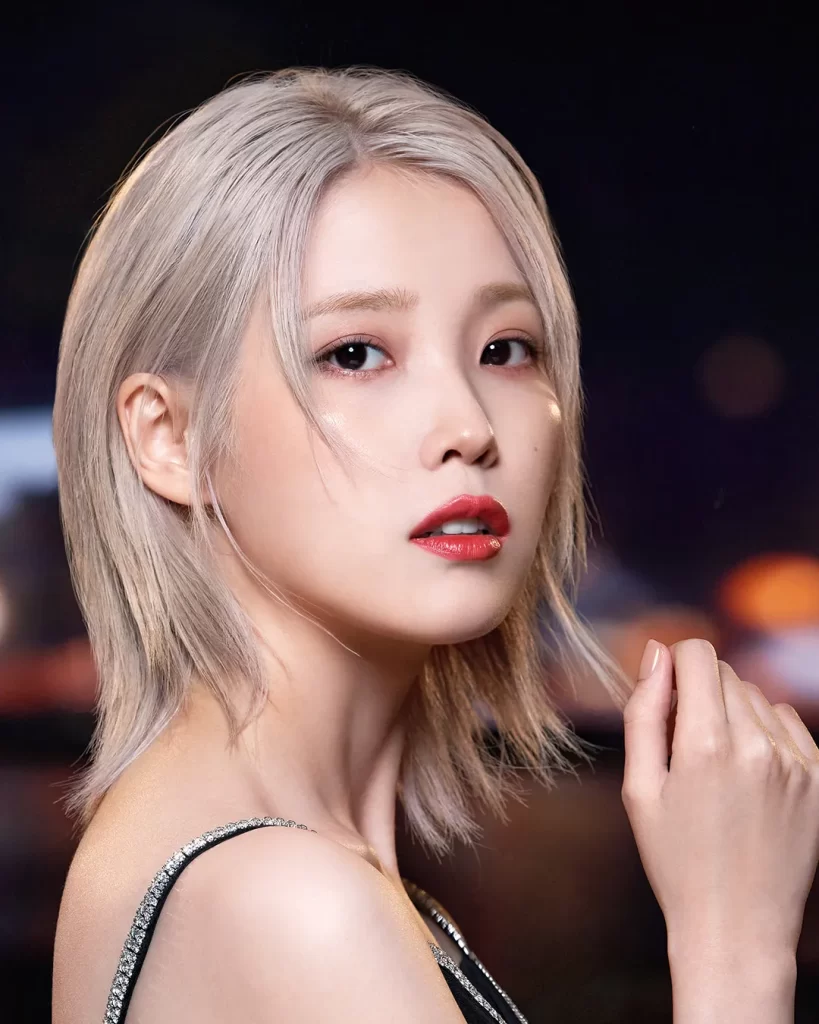
#> input picture 影像處理概論/IP hw3/code/img_src/IU.jpg, 819 x 1024 px
$ python preprocess.py
#> lines starting #> are read from the running program, lines starting #| are printed output that depends on the picture
import cv2
import numpy as np


def box_filter(image, filter_size=5):
    '''
    apply box filter to blur the image
    '''
    new_img = np.zeros(image.shape)
    pad_size = filter_size // 2
    padded_img = np.pad(image, ((pad_size, pad_size), (pad_size, pad_size)), 'constant')
    for i in range(pad_size, image.shape[0] - pad_size):
        for j in range(pad_size, image.shape[1] - pad_size):
            new_img[i, j] = np.mean(padded_img[i - pad_size:i + pad_size + 1, j - pad_size:j + pad_size + 1], axis=(0, 1))
    return new_img.astype(np.uint8)

if __name__ == '__main__':
    # Load the image
    image = cv2.imread('img_src/IU.jpg', cv2.IMREAD_GRAYSCALE)
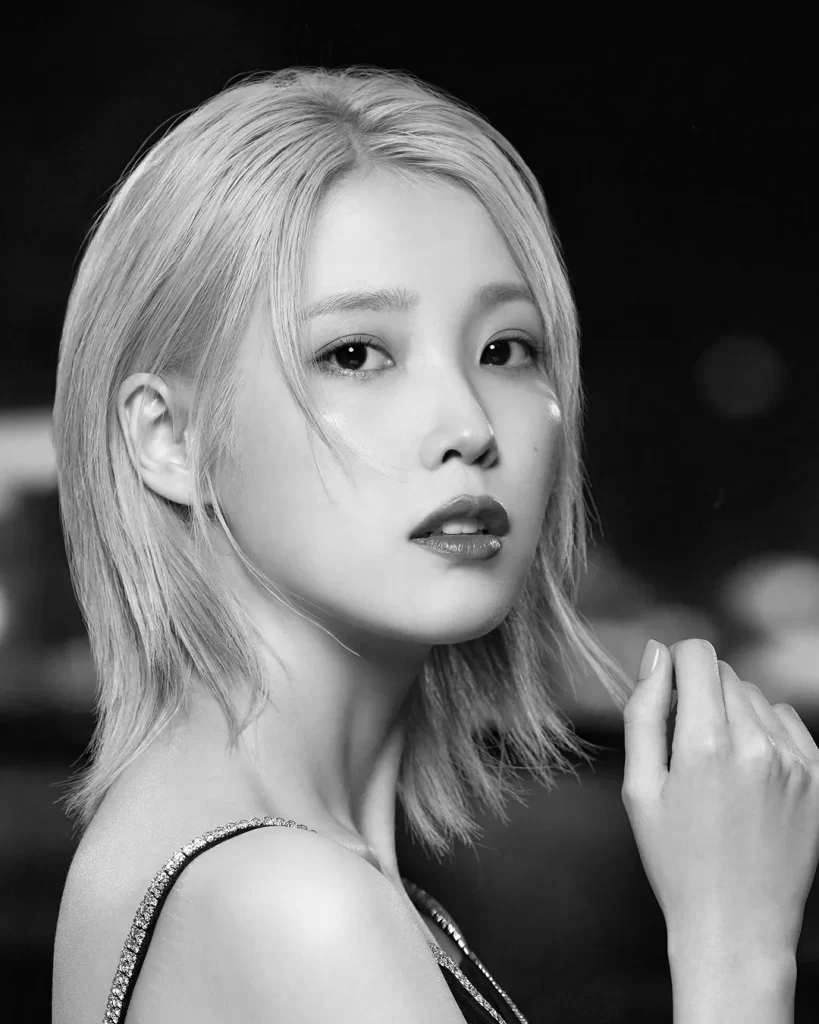
#> image: shape (1024, 819); min 0, max 255, mean 107
    # convert to np array
    image = np.array(image)
    image = box_filter(image, 5)
#> in box_filter, `padded_img = np.pad(image, ((pad_size, pad_size), (pad_size, pad_size)..`:
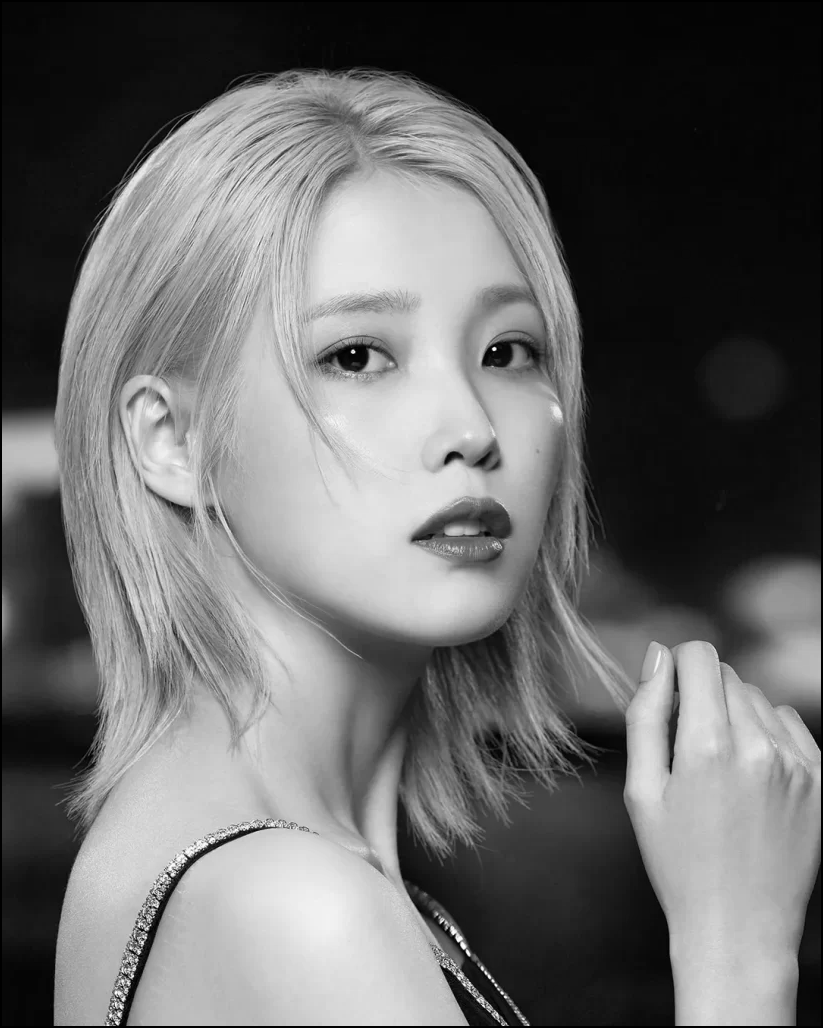
#> padded_img: shape (1028, 823); min 0, max 255, mean 106.1
#> after the loop in box_filter, `for i in range(pad_size, image.shape[0] - pad_size):`:
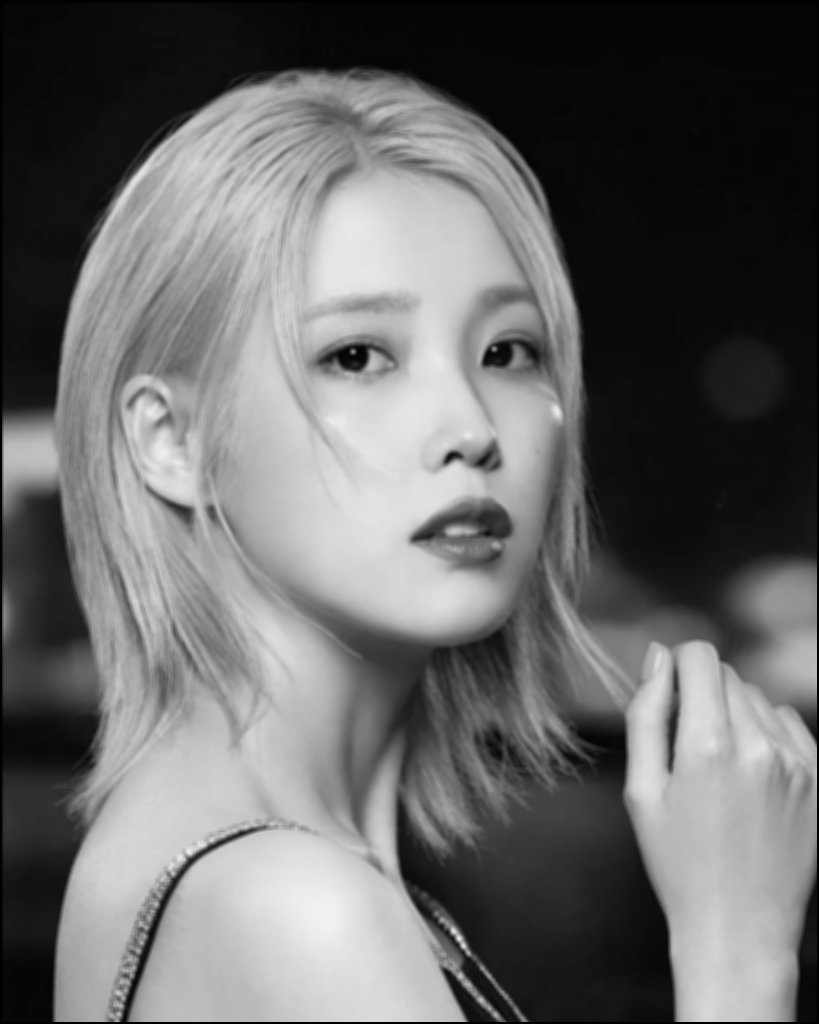
#> new_img: shape (1024, 819) float64; min 0, max 241.8, mean 106.2
    image = box_filter(image, 5)
#> call 2 of box_filter, with filter_size = 5
#> after the loop in box_filter (call 2), `for i in range(pad_size, image.shape[0] - pad_size):`:
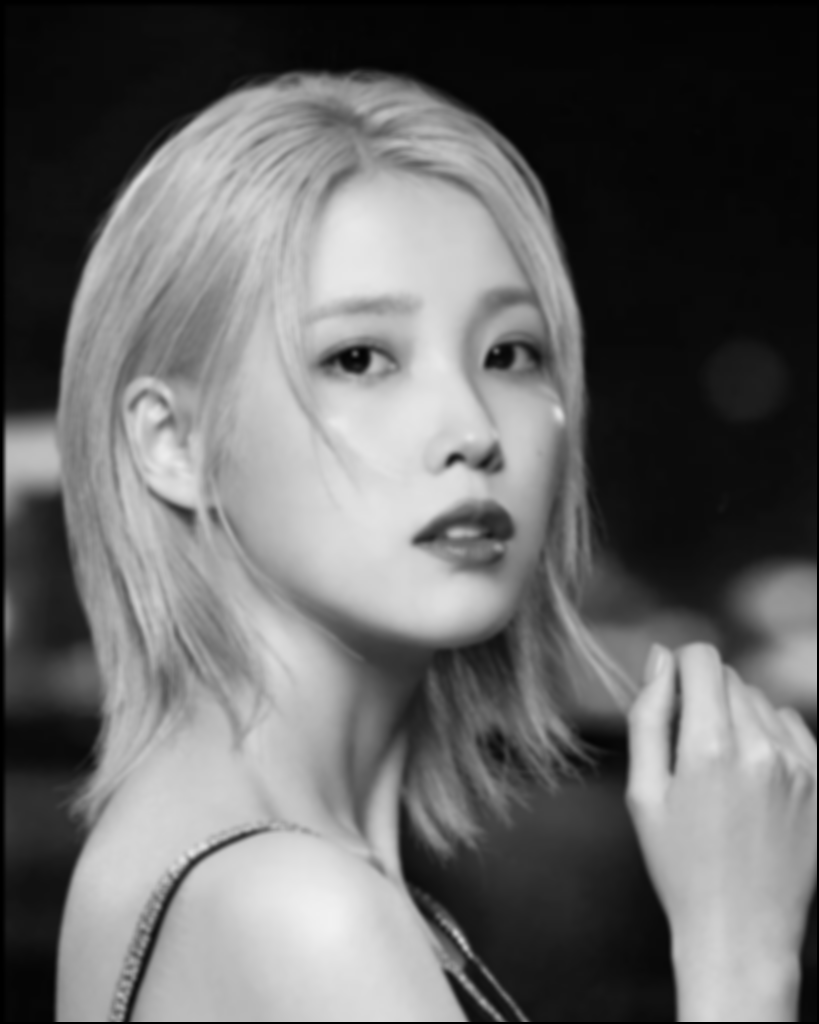
#> new_img: shape (1024, 819) float64; min 0, max 241, mean 105.5
    image = box_filter(image, 5)
#> call 3 of box_filter, with filter_size = 5
#> after the loop in box_filter (call 3), `for i in range(pad_size, image.shape[0] - pad_size):`:
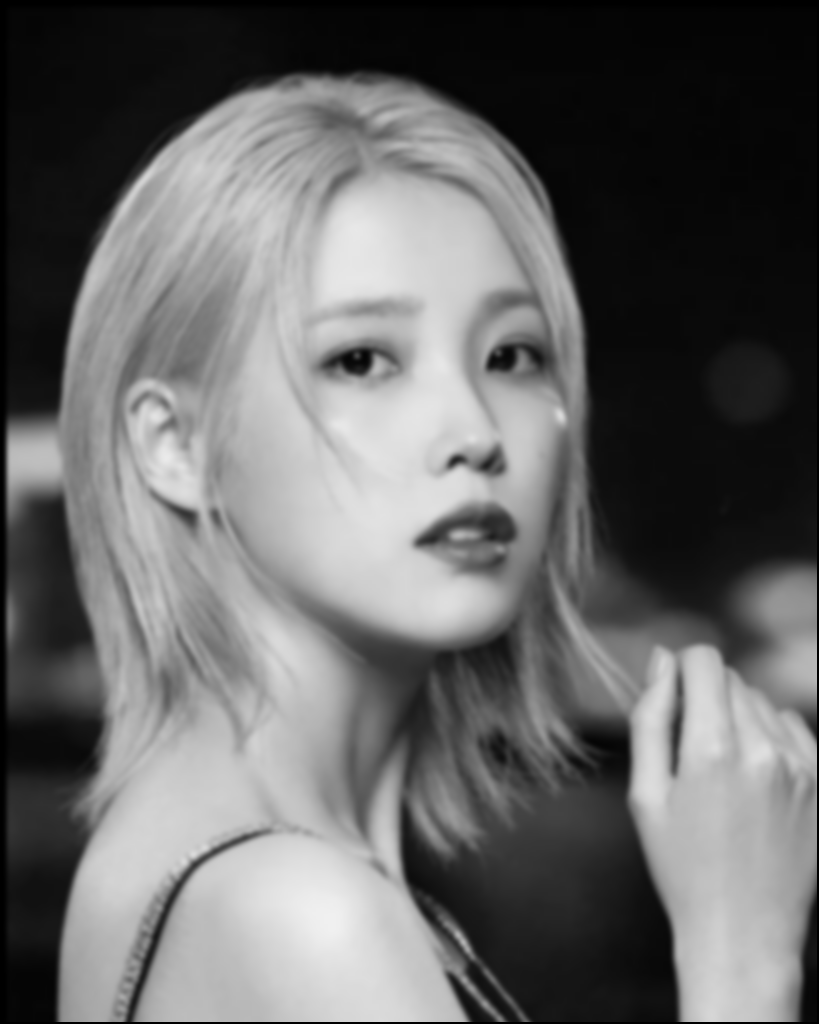
#> new_img: shape (1024, 819) float64; min 0, max 240.8, mean 104.7
    cv2.imwrite('img_srd/IU_new.jpg', image)
